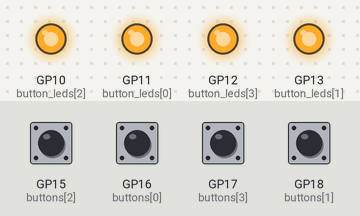
Bench run of a program on a simulated Raspberry Pi Pico running MicroPython. Parts: output pins drawn as LEDs (lit = HIGH). Inputs (shaded band) come from the test bench; at power-on: GP15 (buttons[2]), GP16 (buttons[0]), GP17 (buttons[3]), GP18 (buttons[1]) HIGH.

Above: at 1.2 s.
1.3 s: GP15 (buttons[2]) pulled LOW for 0.15 s
At 1.4 s:
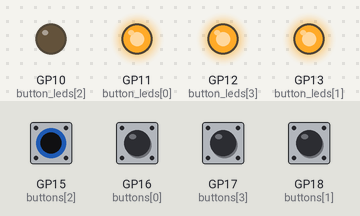
3.0 s: GP16 (buttons[0]) pulled LOW for 0.15 s
At 3.1 s:
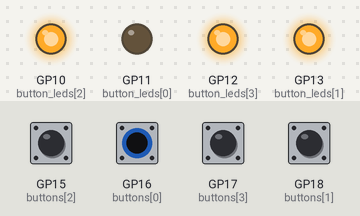
4.7 s: GP17 (buttons[3]) pulled LOW for 0.15 s
At 4.8 s:
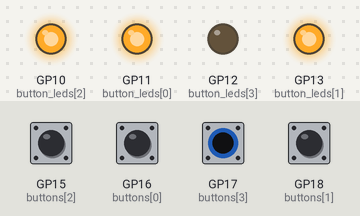
6.4 s: GP18 (buttons[1]) pulled LOW for 0.15 s
At 6.5 s:
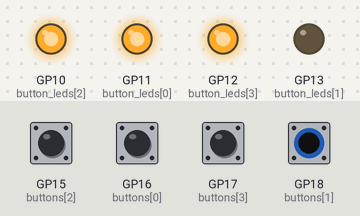
8.1 s: GP15 (buttons[2]) driven LOW and GP16 (buttons[0]) driven LOW
At 8.9 s:
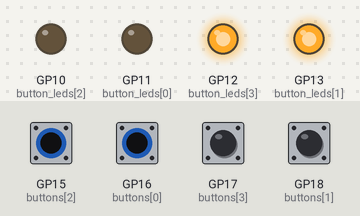
9.6 s: GP17 (buttons[3]) pulled LOW for 1 s
At 10.1 s:
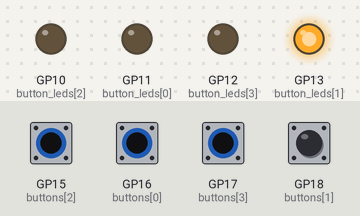
Timing chart, 0 to 12.6 s (numbered marks = the images above; inputs shaded):
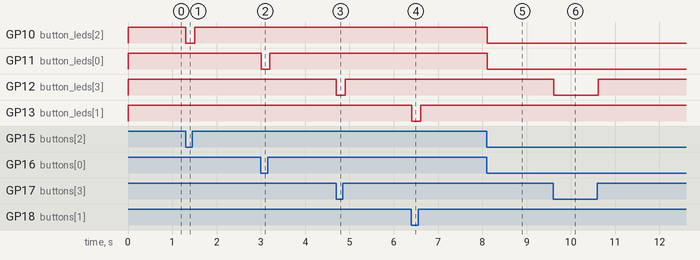

The program:

test2.py
```python
from machine import Pin
from time import sleep

# Initialize the buttons with built-in LEDs
button_leds = [
    Pin(11, Pin.OUT),  # Red button LED
    Pin(13, Pin.OUT),  # Green button LED
    Pin(10, Pin.OUT), # Blue button LED
    Pin(12, Pin.OUT), # Yellow button LED
]

# Initialize the buttons
buttons = [
    Pin(16, Pin.IN, Pin.PULL_UP),  # Red button
    Pin(18, Pin.IN, Pin.PULL_UP),  # Green button
    Pin(15, Pin.IN, Pin.PULL_UP), # Blue button
    Pin(17, Pin.IN, Pin.PULL_UP), # Yellow button
]

# Test the button LEDs
while True:
    for i in range(len(buttons)):
        if buttons[i].value() == 1:  # Check if button is pressed
            button_leds[i].on()      # Turn on the LED
        else:
            button_leds[i].off()     # Turn off the LED

    sleep(0.1)  # Small delay to debounce buttons
```

Measured:
- after the input at 1.3 s, GP10 (button_leds[2]): HIGH → LOW at once, → HIGH 0.20 s later
- after the input at 3.0 s, GP11 (button_leds[0]): HIGH → LOW at once, → HIGH 0.20 s later
- after the input at 4.7 s, GP12 (button_leds[3]): HIGH → LOW at once, → HIGH 0.20 s later
- after the input at 6.4 s, GP13 (button_leds[1]): HIGH → LOW at once, → HIGH 0.20 s later
- after the input at 8.1 s, GP10 (button_leds[2]), GP11 (button_leds[0]): HIGH → LOW at once
- after the input at 9.6 s, GP12 (button_leds[3]): HIGH → LOW at once, → HIGH 1.0 s later
